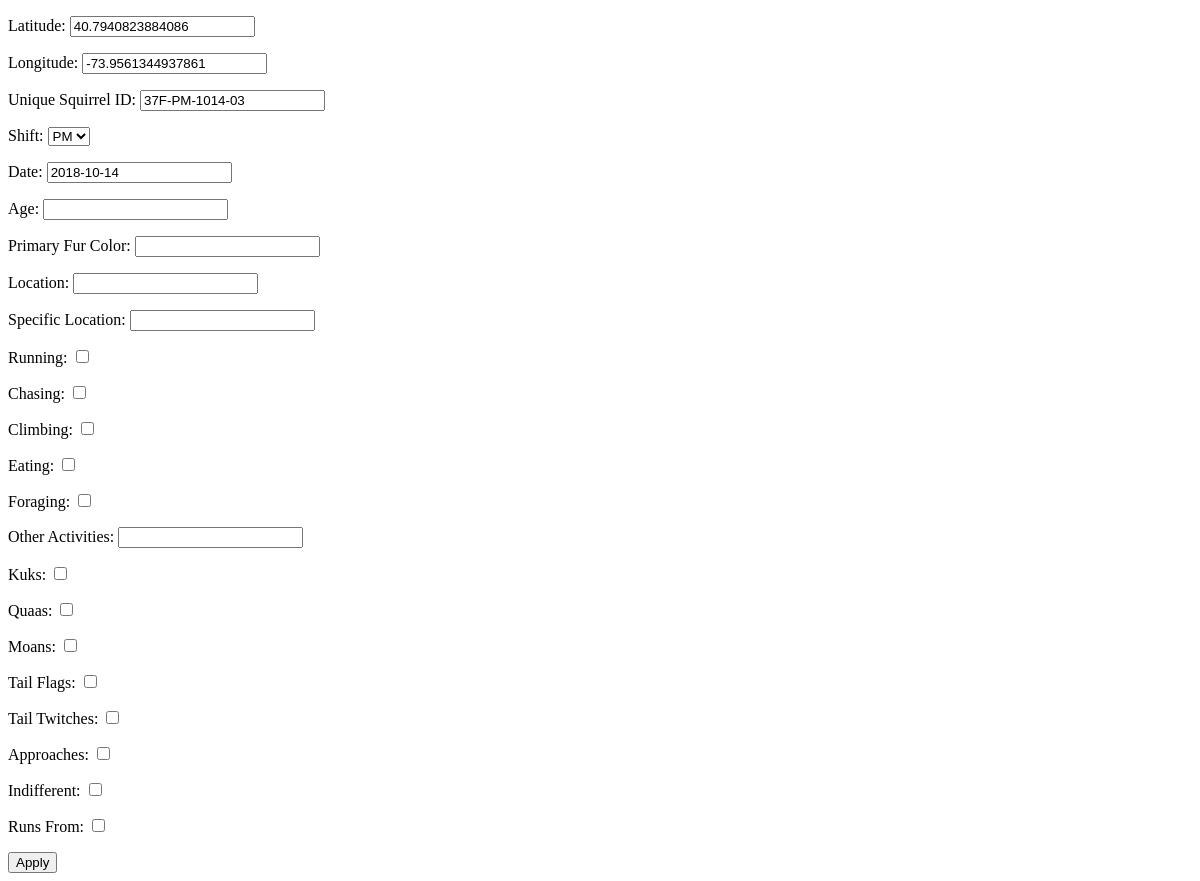
/sightings/37F-PM-1014-03/, run on an earlier commit of the app's database.
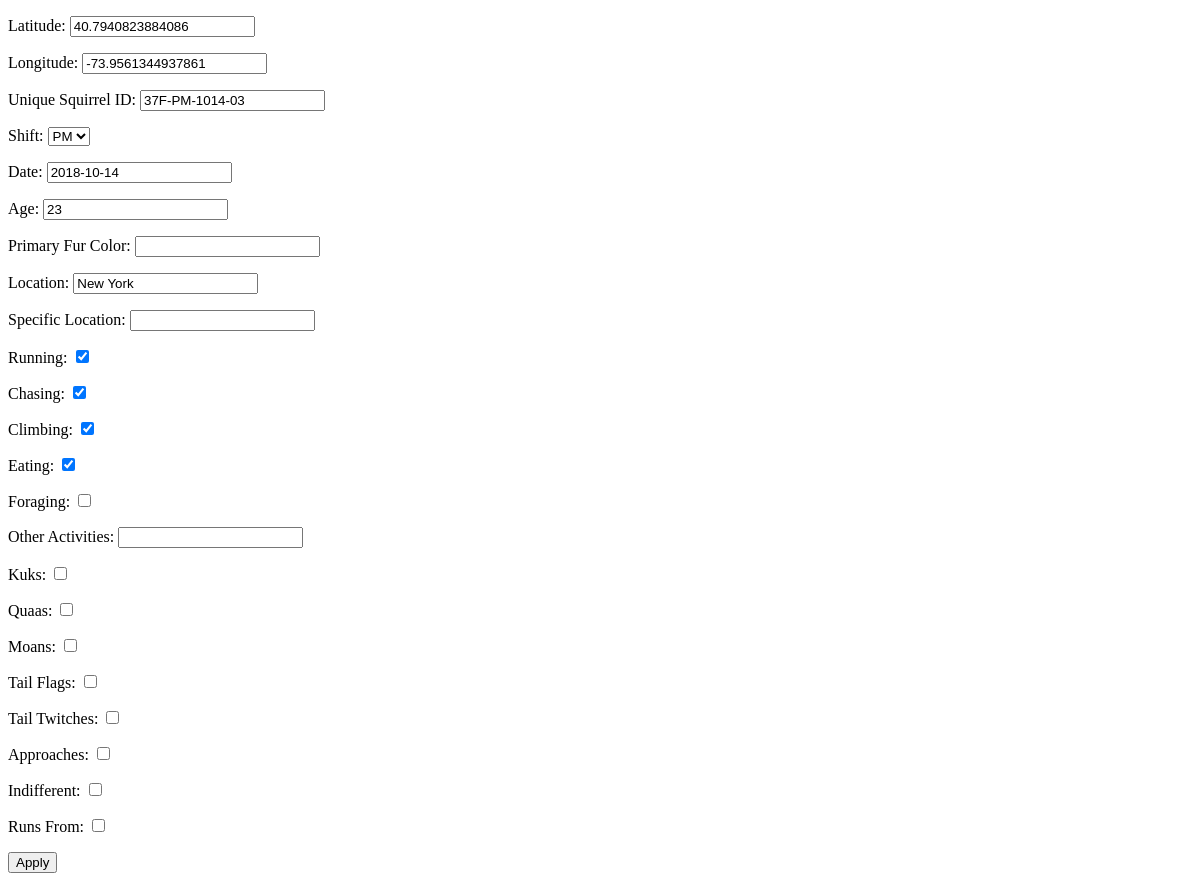
And on a later commit of the database.
### sightings/models.py (models this page shows)
class Sighting(Model):
    unique_squirrel_id = models.TextField(primary_key=True)
    latitude = models.FloatField(null=True)
    longitude = models.FloatField(null=True)
    hectare = models.TextField(null=True)
    shift = models.TextField(null=True)
    date = models.DateField(null=True)
    hectare_squirrel_number = models.IntegerField(null=True)
    age = models.TextField(null=True)
    primary_fur_color = models.TextField(null=True)
    highlight_fur_color = models.TextField(null=True)
    combination_of_primary_and_highlight_color = models.TextField(null=True)
    color_notes = models.TextField(null=True)
    location = models.TextField(null=True)
    above_ground_sighter_measurement = models.TextField(null=True)
    specific_location = models.TextField(null=True)
    running = models.BooleanField(null=True)
    chasing = models.BooleanField(null=True)
    climbing = models.BooleanField(null=True)
    eating = models.BooleanField(null=True)
    foraging = models.BooleanField(null=True)
    other_activities = models.TextField(null=True)
    kuks = models.BooleanField(null=True)
    quaas = models.BooleanField(null=True)
    moans = models.BooleanField(null=True)
    tail_flags = models.BooleanField(null=True)
    tail_twitches = models.BooleanField(null=True)
    approaches = models.BooleanField(null=True)
    indifferent = models.BooleanField(null=True)
    runs_from = models.BooleanField(null=True)
    other_interactions = models.TextField(null=True)
    lat_lng = models.TextField(null=True)
    zip_code = models.TextField(null=True)
    community_districts = models.TextField(null=True)
    borough_boundaries = models.TextField(null=True)
    city_council_districts = models.TextField(null=True)
    police_precincts = models.TextField(null=True)

### sightings/views.py (the view, shortened to what this page needs)
# urls.py: path('<str:unique_squirrel_id>/', views.edit_sighting),
def edit_sighting(request, unique_squirrel_id):
    instance = Sighting.objects.get(unique_squirrel_id=unique_squirrel_id)
    if not Sighting.objects.filter(unique_squirrel_id=unique_squirrel_id).exists():
        return HttpResponse('"%s" does not exist' % unique_squirrel_id)
    return render(request, 'sightings/sighting_edit.html', {
        'form': SightingForm(instance=instance),
    })

### sightings/templates/sightings/sighting_edit.html (shortened to what this page needs)
<!doctype html>
<html lang="en">
<head>
</head>
<body>
<form action="" method="post">
    {{ form.as_p }}
    <button type="submit">Apply</button>
</form>
</body>
</html>

What changed in the data, as far as the page shows it:
changed Sighting "37F-PM-1014-03": age (not shown) → "23"; location (not shown) → "New York"; running "☐" → "☑"; chasing "☐" → "☑"; climbing "☐" → "☑"; eating "☐" → "☑"
